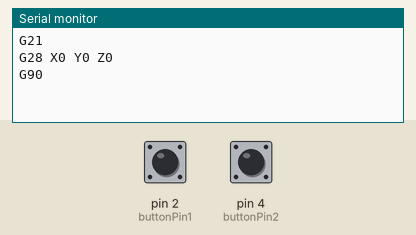
Recording of a sketch running on a simulated Arduino Uno, built with avr-gcc and run on an emulated ATmega328P. On the bench: the last lines printed to the serial monitor. The inputs (shaded band) are chosen by the test bench; at power-on: pin 2 (buttonPin1) LOW, pin 4 (buttonPin2) LOW.

Above: at 1.2 s.
1.3 s: pin 2 (buttonPin1) pulled HIGH for 0.15 s
At 2.0 s:
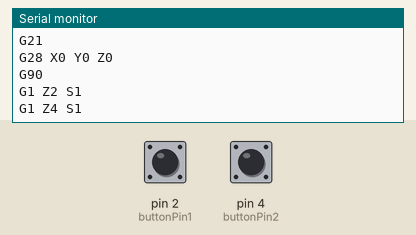
2.9 s: pin 4 (buttonPin2) pulled HIGH for 0.15 s
At 4.2 s:
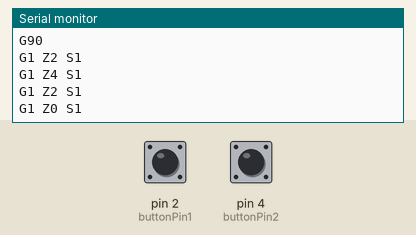
4.5 s: pin 2 (buttonPin1) pulled HIGH for 1 s
At 6.4 s:
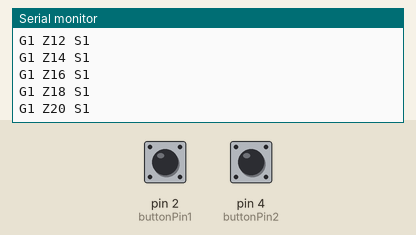
Timing chart, 0 to 7.9 s (numbered marks = the images above; inputs shaded):
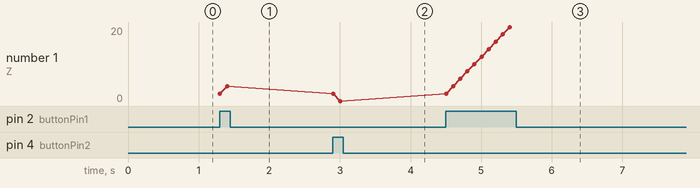

The sketch:

printer_up_down.ino
```cpp
/*
  move printer's z axis in one direction or other.
 */

// constants won't change. They're used here to
// set pin numbers:
const int buttonPin1 = 2;     // the number of the pushbutton1 pin
const int buttonPin2 = 4;


// variables will change:
int button1State = 0;         // variable for reading the pushbutton status
int button2State = 0;
int zPosition    = 0;

// min and max for z position
int minZPosition = 0;
int maxZPosition = 200;
// we will keep incremeting or decrimenting the value of z
// so command will become "G1 Zxxx S1", not taking care of going -ve or out of range right now
//String commandString = "G1 Z";

void setup() {
  // initialize the pushbutton pin as an input:
  pinMode(buttonPin1, INPUT);
  pinMode(buttonPin2, INPUT);
  Serial.begin(250000);
  Serial.println("G21"); // set units in mm
  Serial.println("G28 X0 Y0 Z0"); // move to home
  Serial.println("G90"); // set absolute positioning
}

void loop() {
  // read the state of the pushbutton value:
  button1State = digitalRead(buttonPin1);
  button2State = digitalRead(buttonPin2);
  String commandString = "G1 Z";

  // check if the pushbutton is pressed.
  // if it is, the buttonState is HIGH:
  if (button1State == HIGH) {
    // move z-axis in one direction
    zPosition = min(++zPosition, maxZPosition);
    commandString = commandString + String(zPosition, DEC) + " S1";
    Serial.println(commandString);
  } else if (button2State == HIGH) {
    // move z-axis in other direction
    zPosition = max(--zPosition, minZPosition);
    commandString = commandString + String(zPosition, DEC) + " S1";
    Serial.println(commandString);
  }
  delay(100); // I think my printer takes that much time to move 1 mm
}
```

Measured:
- after the input at 1.3 s, the serial monitor: prints a new line at once (image 1)
- after the input at 2.9 s, the serial monitor: prints a new line after 0.10 s (image 2)
- after the input at 4.5 s, the serial monitor: prints a new line after 0.10 s (image 3)
- plotted number 1: 0 → 20 after the input at 4.5 s
